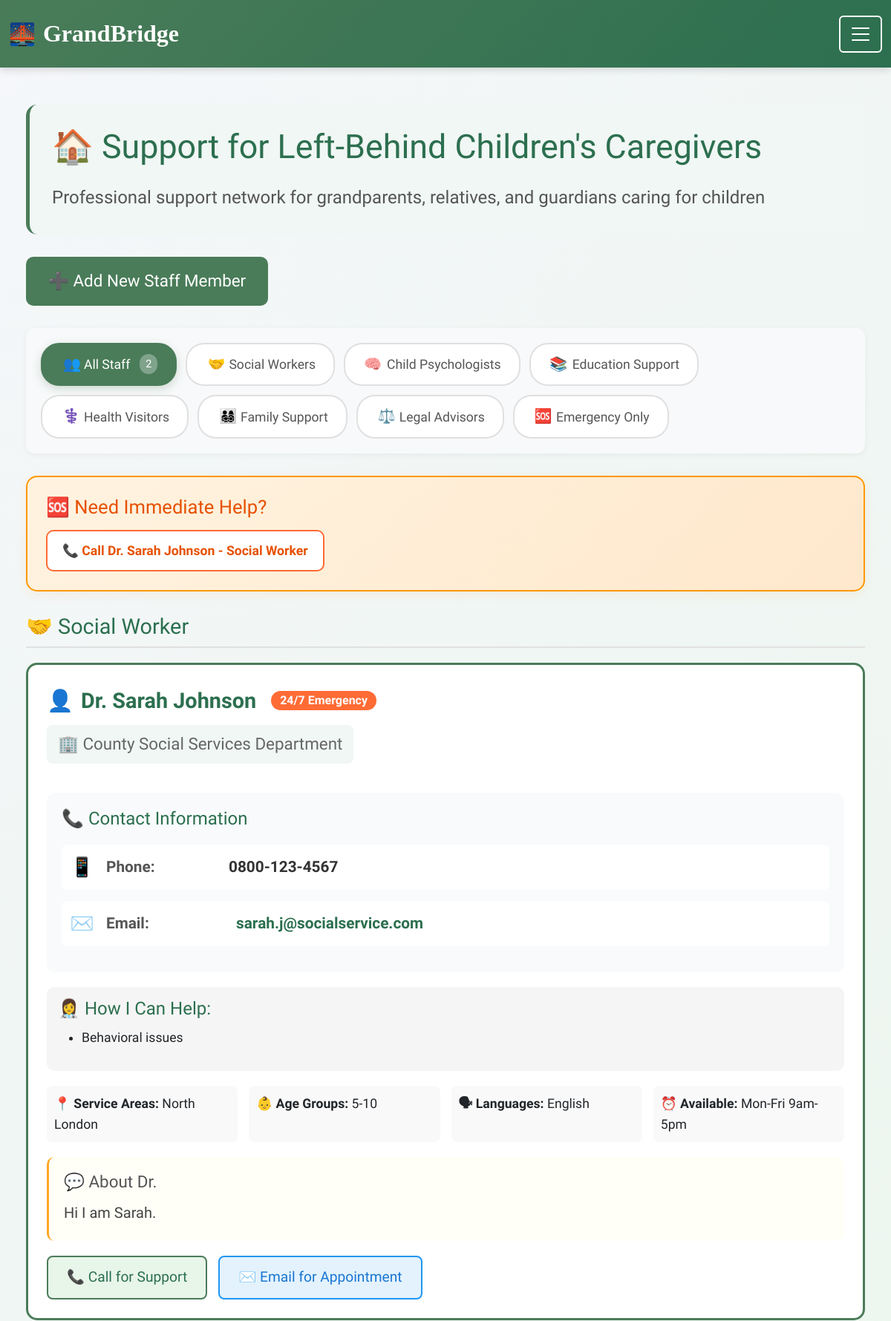
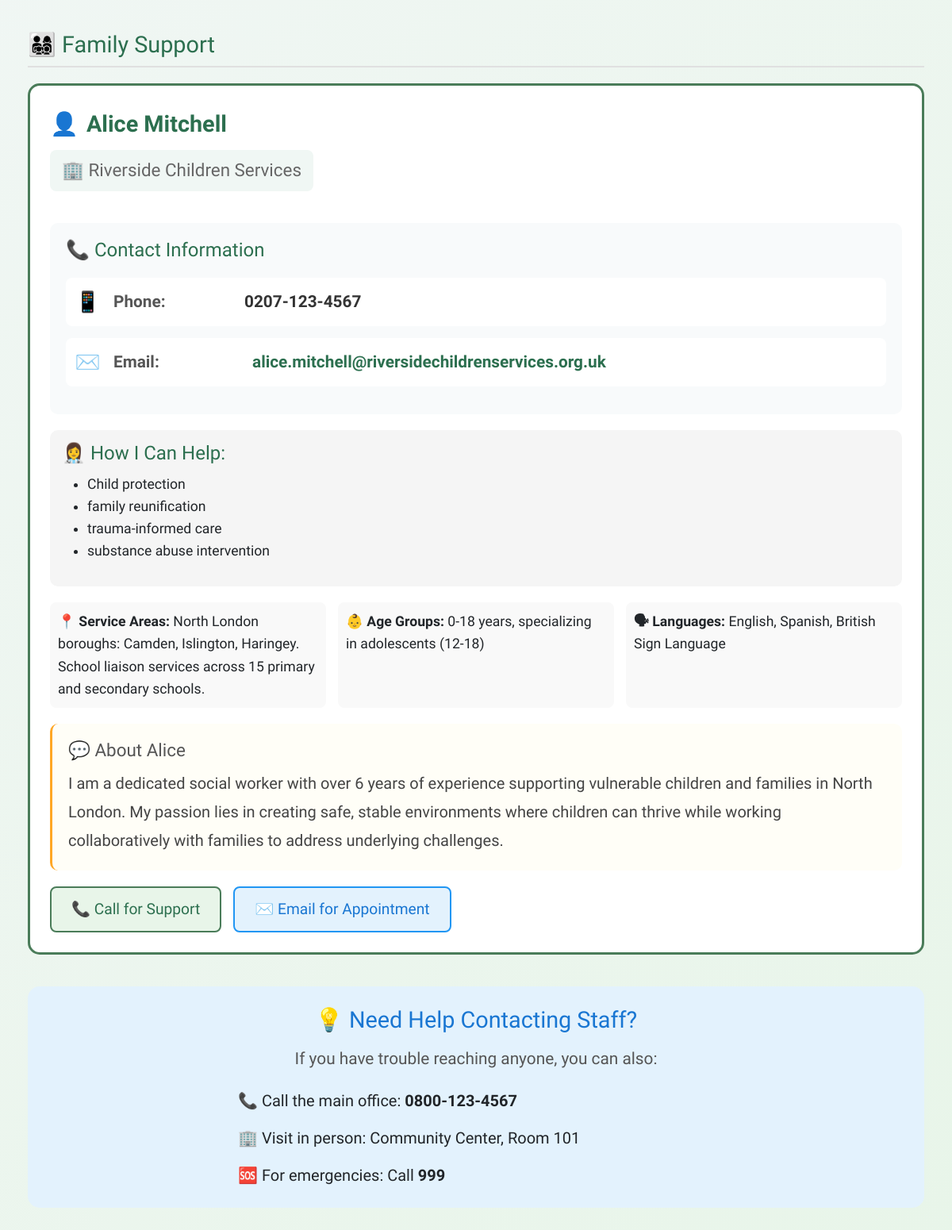
/support (signed in), run on the app's committed database (2 pictures, top to bottom).
### GrandBridge/models.py (models this page shows)
class Staff(db.Model):
    id = db.Column(db.Integer, primary_key=True)
    name = db.Column(db.String(60), nullable=False)
    organisation = db.Column(db.String(60), nullable=False)
    tel = db.Column(db.String(60), nullable=False)
    email = db.Column(db.String(60), nullable=False)
    intro = db.Column(db.Text, nullable=False)
    role_type = db.Column(db.String(50), nullable=False)
    specializations = db.Column(db.Text)
    languages_spoken = db.Column(db.String(200))
    availability_hours = db.Column(db.String(200))
    emergency_contact = db.Column(db.Boolean, default=False)
    age_groups = db.Column(db.String(100))
    service_areas = db.Column(db.Text)
    training_certifications = db.Column(db.Text)

### GrandBridge/community/routes.py (the view)
@community.route("/support", methods=['GET'])
@login_required
def all_staffs():
    role_filter = request.args.get('role', 'all')
    emergency_only = request.args.get('emergency', False)
    query = Staff.query
    if role_filter != 'all':
        query = query.filter_by(role_type=role_filter)
    if emergency_only:
        query = query.filter_by(emergency_contact=True)
    staffs = query.all()
    emergency_staff = Staff.query.filter_by(emergency_contact=True).all() if hasattr(Staff, 'emergency_contact') else []
    staff_by_role = {}
    for staff in staffs:
        role = getattr(staff, 'role_type', 'social_worker')
        if role not in staff_by_role:
            staff_by_role[role] = []
        staff_by_role[role].append(staff)
    staff_count = len(staffs)
    return render_template('support.html',
                         staff_by_role=staff_by_role,
                         emergency_staff=emergency_staff,
                         staff_count=staff_count,
                         user=current_user)

### GrandBridge/models.py (called while the page is built)
@login_manager.user_loader
def load_user(user_id):
    return User.query.get(int(user_id))

### GrandBridge/templates/support.html (shortened to what this page needs)
{% extends "layout.html" %}
{% block content %}
<div class="staff-container">
    <div class="staff-header">
        <h2 style="font-size: 2.8rem; margin-bottom: 0.5em; color: #2c6f4f;">
            🏠 Support for Left-Behind Children's Caregivers
        </h2>
        <p style="font-size: 1.5rem; color: #555; margin: 0;">
            Professional support network for grandparents, relatives, and guardians caring for children
        </p>
    </div>
    {% if user.is_admin %}
        <a href="{{ url_for('community.add_staff') }}" class="btn-primary">
            ➕ Add New Staff Member
        </a>
    {% endif %}
    <div class="filter-tabs">
        <button class="tab-btn active" data-filter="all">
            <span class="icon">👥</span>
            All Staff
            <span class="count">{{ staff_count|default(0) }}</span>
        </button>
        <button class="tab-btn" data-filter="social_worker">
            <span class="icon">🤝</span>
            Social Workers
        </button>
        <button class="tab-btn" data-filter="psychologist">
            <span class="icon">🧠</span>
            Child Psychologists
        </button>
        <button class="tab-btn" data-filter="education_officer">
            <span class="icon">📚</span>
            Education Support
        </button>
        <button class="tab-btn" data-filter="health_visitor">
            <span class="icon">⚕️</span>
            Health Visitors
        </button>
        <button class="tab-btn" data-filter="family_support">
            <span class="icon">👨‍👩‍👧‍👦</span>
            Family Support
        </button>
        <button class="tab-btn" data-filter="legal_advisor">
            <span class="icon">⚖️</span>
            Legal Advisors
        </button>
        <button class="tab-btn" data-filter="emergency">
            <span class="icon">🆘</span>
            Emergency Only
        </button>
    </div>
    {% if emergency_staff %}
    <div class="quick-help-banner">
        <h3>🆘 Need Immediate Help?</h3>
        <div class="emergency-contacts">
            {% for staff in emergency_staff %}
                <button class="emergency-btn" onclick="window.location.href='tel:{{ staff.tel }}'">
                    📞 Call {{ staff.name }} - {{ staff.role_type|replace('_', ' ')|title }}
                </button>
            {% endfor %}
        </div>
    </div>
    {% endif %}
    {% if staff_by_role %}
    {% for role, staff_list in staff_by_role.items() %}
    <div class="role-section">
        <h3 class="role-header">
            {% if role == 'social_worker' %}🤝{% elif role == 'psychologist' %}🧠{% elif role == 'education_officer' %}📚{% elif role == 'health_visitor' %}⚕️{% elif role == 'family_support' %}👨‍👩‍👧‍👦{% elif role == 'legal_advisor' %}⚖️{% else %}👤{% endif %}
            {{ role|replace('_', ' ')|title }}
        </h3>
        {% for staff in staff_list %}
        <div class="staff-card" data-role="{{ staff.role_type }}">
            <div class="staff-header-info">
                <div class="staff-name">
                    <span>👤</span>
                    {{ staff.name }}
                    {% if staff.emergency_contact %}
                        <span class="badge badge-emergency">24/7 Emergency</span>
                    {% endif %}
                </div>
                <div class="staff-role">
                    🏢 {{ staff.organisation }}
                </div>
            </div>
            <div class="contact-section">
                <h4 style="font-size: 1.5rem; margin-bottom: 20px; color: #2c6f4f;">
                    📞 Contact Information
                </h4>
                <div class="contact-item">
                    <span class="contact-icon">📱</span>
                    <span class="contact-label">Phone:</span>
                    <span class="contact-value">
                        <strong>{{ staff.tel }}</strong>
                    </span>
                </div>
                <div class="contact-item">
                    <span class="contact-icon">✉️</span>
                    <span class="contact-label">Email:</span>
                    <span class="contact-value">
                        <a href="mailto:{{ staff.email }}">{{ staff.email }}</a>
                    </span>
                </div>
            </div>
            {% if staff.specializations %}
            <div class="specializations-section">
                <h4>👩‍⚕️ How I Can Help:</h4>
                <ul>
                    {% for spec in staff.specializations.split(',') %}
                    <li>{{ spec.strip() }}</li>
                    {% endfor %}
                </ul>
            </div>
            {% endif %}
            <div class="service-info">
                {% if staff.service_areas %}
                <div class="info-item">
                    <strong>📍 Service Areas:</strong> {{ staff.service_areas }}
                </div>
                {% endif %}
                {% if staff.age_groups %}
                <div class="info-item">
                    <strong>👶 Age Groups:</strong> {{ staff.age_groups }}
                </div>
                {% endif %}
                {% if staff.languages_spoken %}
                <div class="info-item">
                    <strong>🗣 Languages:</strong> {{ staff.languages_spoken }}
                </div>
                {% endif %}
                {% if staff.availability_hours %}
                <div class="info-item">
                    <strong>⏰ Available:</strong> {{ staff.availability_hours }}
                </div>
                {% endif %}
            </div>
            {% if staff.intro %}
            <div class="intro-section">
                <h4 style="font-size: 1.4rem; margin-bottom: 10px; color: #555;">
                    💬 About {{ staff.name.split()[0] }}
                </h4>
                {{ staff.intro }}
            </div>
            {% endif %}
            <div class="quick-actions">
                <a href="tel:{{ staff.tel }}" class="quick-btn quick-btn-call">
                    📞 Call for Support
                </a>
                <a href="mailto:{{ staff.email }}?subject=Support Request - Left-Behind Children" class="quick-btn quick-btn-email">
                    ✉️ Email for Appointment
                </a>
            </div>
        </div>
        {% endfor %}
    </div>
    {% endfor %}
    {% endif %}
    <div style="background: #e3f2fd; padding: 25px; border-radius: 15px; margin-top: 40px; text-align: center;">
        <h3 style="font-size: 1.8rem; color: #1976d2; margin-bottom: 15px;">
            💡 Need Help Contacting Staff?
        </h3>
        <p style="font-size: 1.3rem; color: #555; margin-bottom: 20px;">
            If you have trouble reaching anyone, you can also:
        </p>
        <div style="font-size: 1.25rem; text-align: left; max-width: 600px; margin: 0 auto;">
            <div style="margin-bottom: 15px;">
                📞 Call the main office: <strong>0800-123-4567</strong>
            </div>
            <div style="margin-bottom: 15px;">
                🏢 Visit in person: Community Center, Room 101
            </div>
            <div>
                🆘 For emergencies: Call <strong>999</strong>
            </div>
        </div>
    </div>
</div>
{% endblock %}

### GrandBridge/templates/layout.html (shortened to what this page needs)
<!DOCTYPE html>
<html lang="en">
<head>
    <link rel="stylesheet" href="https://cdnjs.cloudflare.com/ajax/libs/font-awesome/6.4.0/css/all.min.css">
    <link href="https://cdn.jsdelivr.net/npm/bootstrap@5.3.3/dist/css/bootstrap.min.css" rel="stylesheet">
    <link rel="stylesheet" type="text/css" href="{{ url_for('static', filename='main.css') }}" />
</head>
<body class="page-loading">
    <nav class="navbar">
        <div class="container-fluid">
            <a class="navbar-brand" href="{{ url_for('main.home') }}">
                GrandBridge
            </a>
            <button class="navbar-toggler collapsed" type="button" data-bs-toggle="collapse" data-bs-target="#navbarNavAltMarkup"
                    aria-controls="navbarNavAltMarkup" aria-expanded="false" aria-label="Toggle navigation">
                <span class="navbar-toggler-icon"></span>
            </button>
        </div>
    </nav>
    <div class="main-container">
        {% block content %}{% endblock %}
    </div>
</body>
</html>

### GrandBridge/static/main.css (style rules this page uses)
.navbar-brand { font-family: "Birthstone", serif; font-size: 25px; }
.icon { max-width: 15%; width: 12%; display: block; margin: auto; }

### GrandBridge/templates/layout.html (style rules this page uses)
:root { --primary-green: #4a7c59; --secondary-green: #2c6f4f; --light-green: #e8f5e9; --lighter-green: #f1f8e9; --text-dark: #495057; --text-light: #6c757d; --bg-light: #f8f9fa; --warning-orange: #ff9800; --info-blue: #17a2b8; }
* { margin: 0; padding: 0; box-sizing: border-box; }
body { font-family: 'Lexend', sans-serif; background: linear-gradient(135deg, #f5f7fa 0%, #e8f5e9 100%); min-height: 100vh; font-size: 1.1rem; line-height: 1.6; }
.navbar { background: linear-gradient(135deg, var(--primary-green), var(--secondary-green)) !important; padding: 15px 0; box-shadow: 0 3px 10px rgba(0,0,0,0.15); position: sticky; top: 0; z-index: 1000; position: relative; }
.navbar-brand { font-family: 'Quicksand', sans-serif; font-size: 2rem !important; font-weight: 700; color: white !important; display: flex; align-items: center; transition: transform 0.3s; }
.navbar-brand::before { content: "🌉"; margin-right: 10px; font-size: 1.8rem; }
.navbar-toggler { border: 2px solid white; padding: 8px 12px; display: block !important; }
.main-container { padding: 30px 15px; max-width: 1400px; margin: 0 auto; }
.page-loading { animation: fadeIn 0.5s ease; }

### data on the page
Staff: name "Dr. Sarah Johnson", role_type "Social Worker", emergency_contact "24/7 Emergency", organisation "County Social Services Department", tel "0800-123-4567", email "sarah.j@socialservice.com", strip "Behavioral issues", service_areas "North London", age_groups "5-10", languages_spoken "English", availability_hours "Mon-Fri 9am-5pm", name "Dr.", intro "Hi I am Sarah."
Staff: role_type "Family Support", name "Alice Mitchell", organisation "Riverside Children Services", tel "0207-123-4567", email "alice.mitchell@riversidechildrenservices.org.uk", strip "Child protection" "family reunification" "trauma-informed care" "substance abuse intervention", service_areas "North London boroughs: Camden, Islington, Haringey. School liaison services across 15 primary and secondary schools.", age_groups "0-18 years, specializing in adolescents (12-18)", languages_spoken "English, Spanish, British Sign Language", name "Alice", intro "I am a dedicated social worker with over 6 years of experience supporting vulnerable children and families in North London. My passion lies in creating safe, stable environments where children can thrive while working collaboratively with families to address underlying challenges."

### other printed values
{{ staff_count|default(0) }} "2"
